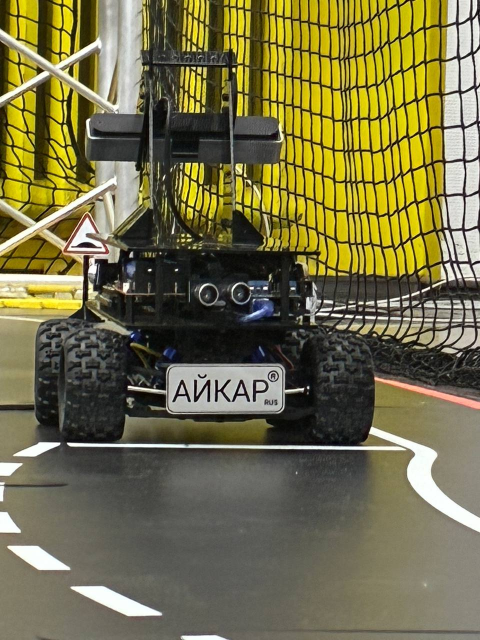
#> input picture slove/photo_2_2026-02-17_22-16-58.jpg, 960 x 1280 px, given in place of the camera (shown at 1/2 size)
$ python bin.py
#> lines starting #> are read from the running program, lines starting #| are printed output that depends on the picture; after the words box and inside, x2 and y2 are one past the last pixel; in counts of white or black regions, pixels touching at a corner belong together
import cv2 as cv
import numpy as np

# --- Object Detection using Template Matching ---
# Purpose: Identify specific objects (e.g., signs) by comparing dtected contours
# against reference images ('ref1.png', 'ref2.png').

# --- Load Reference Images ---
ref1 = cv.imread('ref1.png')
ref2 = cv.imread('ref2.png')

# Resize references to 64x64 pixels.
# We resize both the reference and the detected object to this fixed size
# to perform pixel-by-pixel subtraction/comparison.
if ref1 is not None:
    ref1 = cv.resize(ref1, (64, 64))
if ref2 is not None:
    ref2 = cv.resize(ref2, (64, 64))

# Open Camera (Index 1)
cap = cv.VideoCapture(1)

while(True):
    ret, frame = cap.read()
#> frame is the input picture: shape (1280, 960, 3); mean B, G, R 72.2, 111.4, 116.8
    if not ret:
        print("Failed to grab frame")
        break
    copyf = frame.copy()

    frameHSV = cv.cvtColor(frame, cv.COLOR_BGR2HSV)
#> frameHSV: shape (1280, 960, 3); mean H, S, V 34.5, 90.1, 117.7
    frameBlur = cv.blur(frameHSV, (5, 5))
#> frameBlur: shape (1280, 960, 3); mean H, S, V 34.5, 90.1, 117.7
    mask = cv.inRange(frameBlur, (0,143,124), (212,245,207))
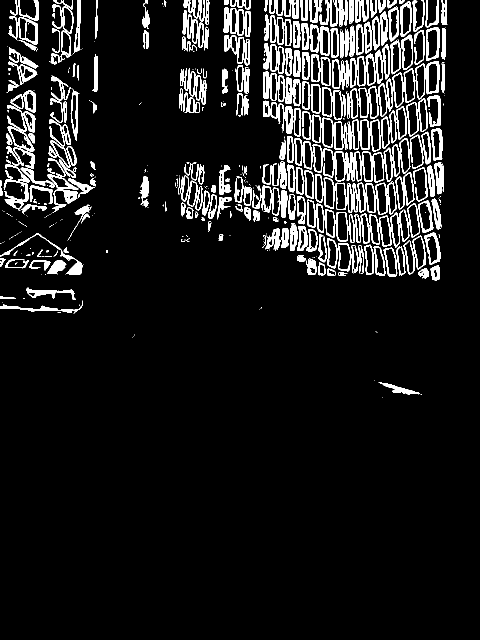
#> mask: shape (1280, 960) (shown at 1/2 size); 8.9% white; 504 white regions (220 under 20 px), largest, box (x1, y1, x2, y2) and area: (625, 288, 724, 363) 2022, (671, 365, 752, 426) 1648, (527, 86, 585, 151) 1512
    maskEr = cv.erode(mask, None, iterations=2)
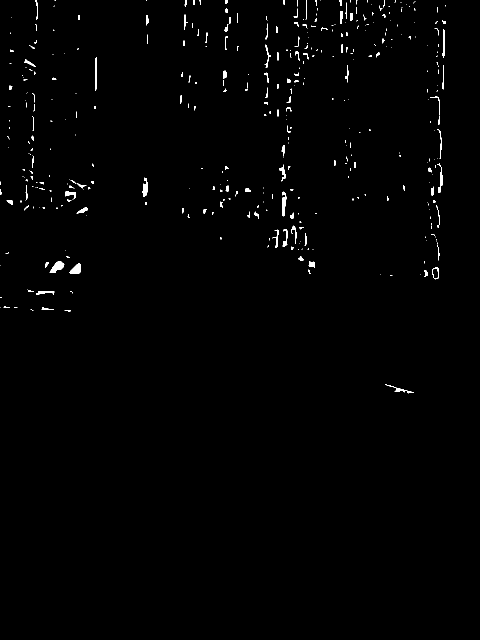
#> maskEr: shape (1280, 960) (shown at 1/2 size); 0.77% white; 399 white regions (268 under 20 px), largest, box (x1, y1, x2, y2) and area: (99, 522, 129, 546) 372, (138, 526, 162, 548) 303, (564, 383, 573, 433) 270
    maskDil = cv.dilate(mask, None, iterations=4)
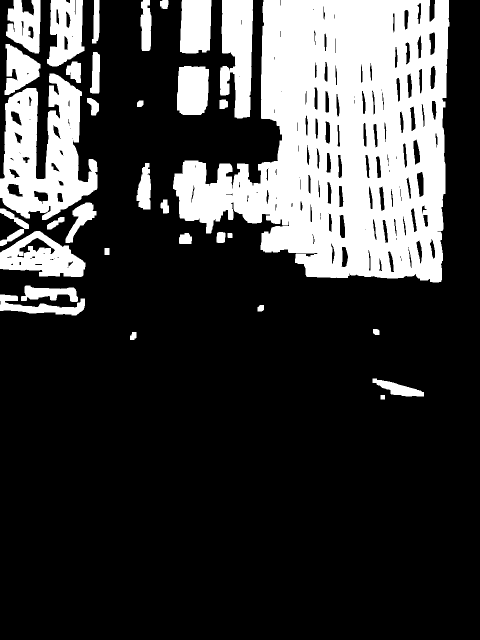
#> maskDil: shape (1280, 960) (shown at 1/2 size); 24.4% white; 34 white regions
    contours, _ = cv.findContours(maskDil, cv.RETR_TREE, cv.CHAIN_APPROX_NONE)
#> contours = 202 contours, 50 with area under 20; largest, box (x1, y1, x2, y2) and area: (346, 0, 899, 565) 210958, (0, 147, 195, 440) 34088, (440, 0, 506, 237) 11469, (0, 462, 171, 554) 9847, (94, 0, 169, 133) 7276

    if contours:
        contours = sorted(contours, key=cv.contourArea, reverse=True)
        cv.drawContours(frame, contours[0], -1, (255,0,255), 3)
        (x,y,w,h) = cv.boundingRect(contours[0])
#> x = 346; y = 0; w = 553; h = 565
        cv.rectangle(frame, (x,y), (x+w,y+h), (0,255,0), 2)
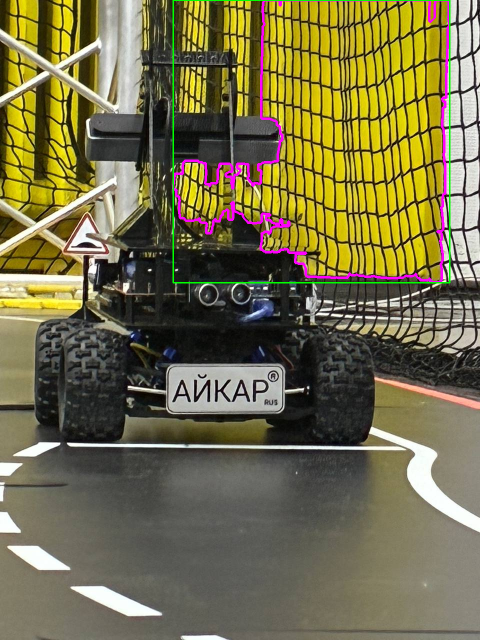
#> frame: shape (1280, 960, 3) (shown at 1/2 size); mean B, G, R 74, 111.1, 117.9
        roImg = copyf[y:y+h, x:x+w]
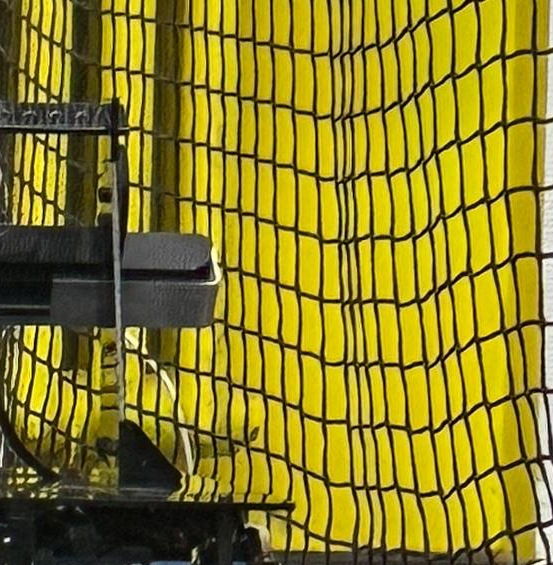
#> roImg: shape (565, 553, 3); mean B, G, R 32.4, 126.9, 139

        # Resize detected object
        # Resize detected object ROI to 64x64 for comparison
        try:
            roImgResized = cv.resize(roImg, (64, 64))
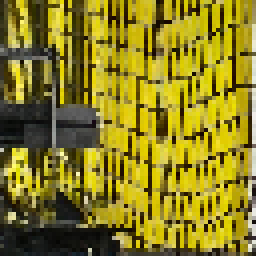
#> roImgResized: shape (64, 64, 3) (shown 4 times larger); mean B, G, R 32.2, 126.4, 138.5

            best_match = "None"
            max_similarity = -1

            # --- Template Matching ---
            # Compare with ref1
            if ref1 is not None:
                # absdiff: Calculates absolute difference between each pixel
                diff1 = cv.absdiff(roImgResized, ref1)
                # Count matching pixels (where difference is small, e.g., < 30)
                less_than_30_1 = np.less(diff1, 30)
                match_count_1 = np.sum(less_than_30_1)

                if match_count_1 > max_similarity:
                    max_similarity = match_count_1
                    best_match = "1"

            # Compare with ref2
            if ref2 is not None:
                diff2 = cv.absdiff(roImgResized, ref2)
                less_than_30_2 = np.less(diff2, 30)
                match_count_2 = np.sum(less_than_30_2)

                if match_count_2 > max_similarity:
                    max_similarity = match_count_2
                    best_match = "2"

            # Draw result text
            cv.putText(frame, f"Match: {best_match}", (x, y - 10), cv.FONT_HERSHEY_SIMPLEX, 0.9, (0, 255, 0), 2)
            cv.imshow("roImg", roImgResized)

        except Exception as e:
            print(f"Error processing ROI: {e}")

        cv.imshow("contours", frame)
    cv.imshow("mask", mask)
    #cv.imshow("maskEr", maskEr)
    #cv.imshow("maskDil", maskDil)
    if cv.waitKey(1)==ord("q"):
#> (key q is pressed here)
        break
cap.release()
cv.destroyAllWindows()
